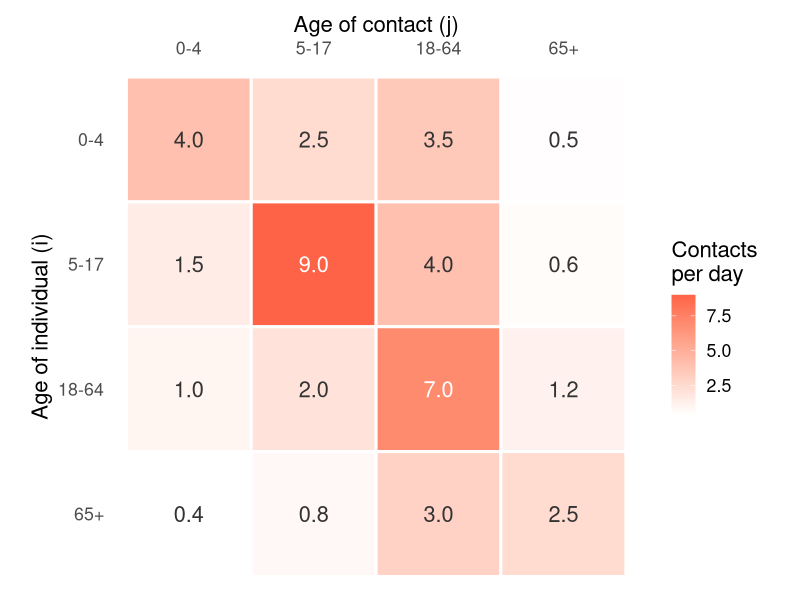

Here is the R script that generated this plot:
#' Illustrative age-structured contact matrix (heatmap) for the heterogeneity slides.
#'
#' Run from the repository root:
#'   RENV_CONFIG_AUTOLOADER_ENABLED=FALSE Rscript scripts/contact_matrix_figure.R
#' Writes images/contact_matrix.png. Needs {ggplot2}.
#'
#' The numbers are made up to show the typical shape of a contact matrix from a
#' survey such as POLYMOD: a dominant diagonal (people mostly meet people of
#' their own age) and a weaker off-diagonal band for parent-child contacts.

library(ggplot2)

ages <- c("0-4", "5-17", "18-64", "65+")
# Rows: age of the individual (i); columns: age of their contact (j).
# Entries: mean number of contacts per day.
m <- matrix(c(
  4.0, 2.5, 3.5, 0.5,
  1.5, 9.0, 4.0, 0.6,
  1.0, 2.0, 7.0, 1.2,
  0.4, 0.8, 3.0, 2.5
), nrow = 4, byrow = TRUE, dimnames = list(ages, ages))

d <- expand.grid(i = ages, j = ages, stringsAsFactors = FALSE)
d$contacts <- as.vector(m[cbind(match(d$i, ages), match(d$j, ages))])
d$i <- factor(d$i, levels = rev(ages)) # youngest at the top
d$j <- factor(d$j, levels = ages)

p <- ggplot(d, aes(x = j, y = i, fill = contacts)) +
  geom_tile(colour = "white", linewidth = 1) +
  geom_text(aes(label = sprintf("%.1f", contacts)), size = 5.5,
            colour = ifelse(d$contacts > 5, "white", "grey20")) +
  scale_fill_gradient(low = "white", high = "tomato", name = "Contacts\nper day") +
  scale_x_discrete(position = "top") +
  labs(x = "Age of contact (j)", y = "Age of individual (i)") +
  coord_equal() +
  theme_minimal(base_size = 16) +
  theme(panel.grid = element_blank(),
        axis.title.x = element_text(margin = margin(b = 6)),
        plot.background = element_rect(fill = "white", colour = NA))

ggsave("images/contact_matrix.png", p, width = 6.5, height = 5, dpi = 200)
message("Wrote images/contact_matrix.png")
